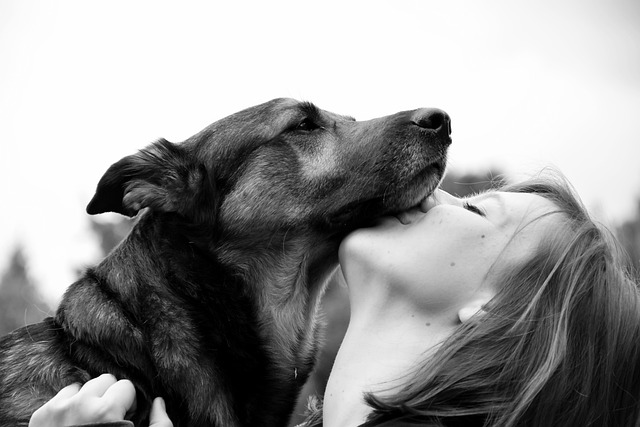
#> input picture images/black_dog.jpg, 640 x 427 px
$ python imgcrop.py
#> lines starting #> are read from the running program, lines starting #| are printed output that depends on the picture
from PIL import Image
import os

def imgcrop(input, save_path, xPieces, yPieces):
#> called with input = 'images/black_dog.jpg', save_path = 'images/cropImg/blackdog/', xPieces = 3, yPieces = 3
    filename, file_extension = os.path.splitext(input)
    im = Image.open(input)
#> im is the input picture: PIL image 640x427 RGB; min 0, max 255, mean 151.2
    imgwidth, imgheight = im.size
#> imgwidth = 640; imgheight = 427
    height = imgheight // yPieces
#> height = 142
    width = imgwidth // xPieces
#> width = 213
    for i in range(0, yPieces):
        for j in range(0, xPieces):
            box = (j * width, i * height, (j + 1) * width, (i + 1) * height)
            a = im.crop(box)
            fname = filename + "_" + str(i) + "_" + str(j) + file_extension
            savename = save_path + fname
            try:
                a.save(savename)
            except:
                pass
#> this loop made 3 passes
#> pass 1, in imgcrop, `a.save(savename)`:
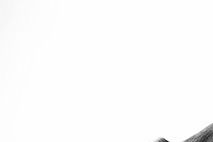
#> saved as black_dog_0_0.jpg: PIL image 213x142 RGB; min 36, max 255, mean 252.2
#> pass 1, in imgcrop, `a.save(savename)`:
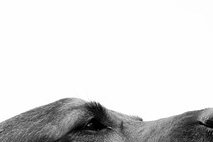
#> saved as black_dog_0_1.jpg: PIL image 213x142 RGB; min 0, max 255, mean 219.8
#> pass 1, in imgcrop, `a.save(savename)`:
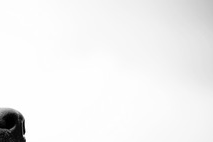
#> saved as black_dog_0_2.jpg: PIL image 213x142 RGB; min 0, max 255, mean 241.7
#> pass 2, in imgcrop, `a.save(savename)`:
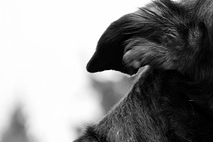
#> saved as black_dog_1_0.jpg: PIL image 213x142 RGB; min 0, max 255, mean 140.1
#> after the loop:
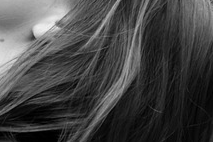
#> a: PIL image 213x142 RGB; min 0, max 242, mean 67.9

imgcrop("images/black_dog.jpg", 'images/cropImg/blackdog/' , 3, 3)

$ run again, with images/corgi.jpg copied over images/black_dog.jpg
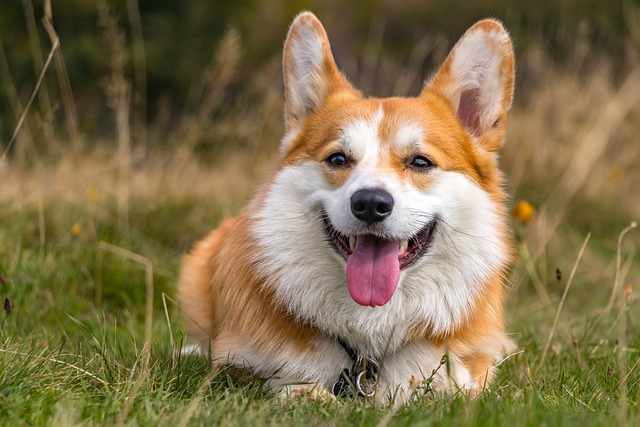
#> input picture images/corgi.jpg, 640 x 427 px
#> in imgcrop, im is the input picture: PIL image 640x427 RGB; mean R, G, B 129.2, 112.7, 76.6
#> the loop in imgcrop, `for i in range(0, yPieces):` made 3 passes
#> pass 1, in imgcrop, `a.save(savename)`:
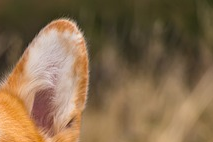
#> saved as black_dog_0_2.jpg: PIL image 213x142 RGB; mean R, G, B 132.4, 106.4, 75.7
#> after the loop in imgcrop, `for i in range(0, yPieces):`:
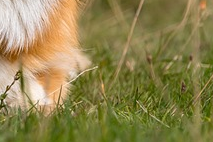
#> a: PIL image 213x142 RGB; mean R, G, B 142.9, 131.7, 78.9

$ run again, with images/md1.png saved as images/black_dog.jpg
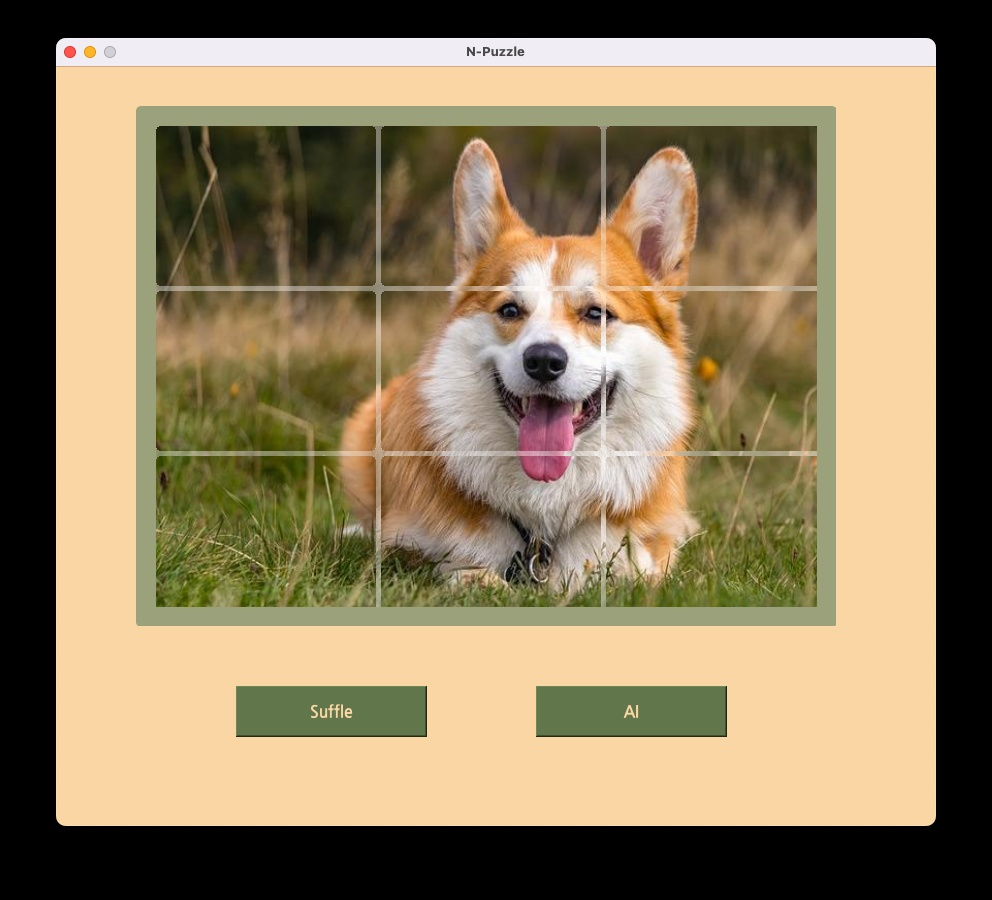
#> input picture images/md1.png, 992 x 900 px
#> in imgcrop, im is the input picture: PIL image 992x900 RGB; mean R, G, B 143.1, 126.3, 95.2
#> the loop in imgcrop, `for i in range(0, yPieces):` made 3 passes
#> pass 1, in imgcrop, `a.save(savename)`:
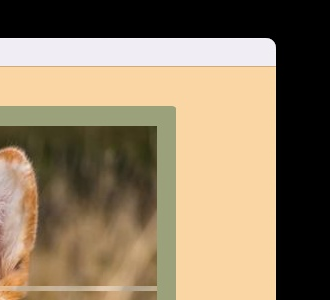
#> saved as black_dog_0_2.jpg: PIL image 330x300 RGB; mean R, G, B 141.7, 124.5, 98.7
#> after the loop in imgcrop, `for i in range(0, yPieces):`:
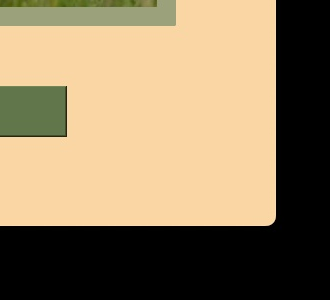
#> a: PIL image 330x300 RGB; mean R, G, B 147.1, 128.4, 97.5

$ run again, with images/md2.png saved as images/black_dog.jpg
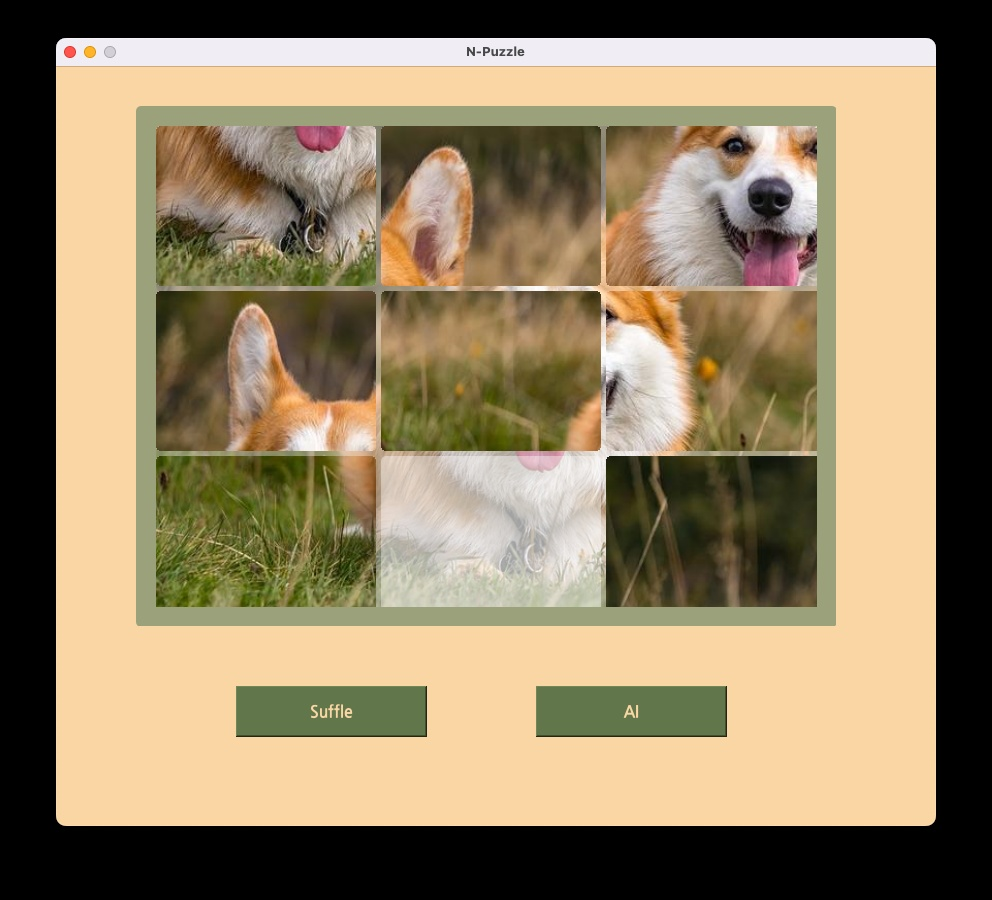
#> input picture images/md2.png, 992 x 900 px
#> in imgcrop, im is the input picture: PIL image 992x900 RGB; mean R, G, B 145.6, 129.1, 99.4
#> the loop in imgcrop, `for i in range(0, yPieces):` made 3 passes
#> pass 1, in imgcrop, `a.save(savename)`:
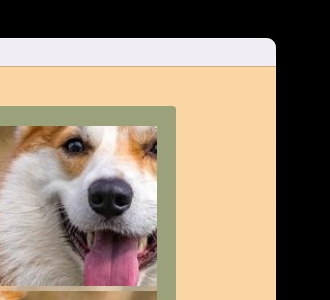
#> saved as black_dog_0_2.jpg: PIL image 330x300 RGB; mean R, G, B 151.2, 134.5, 115
#> after the loop in imgcrop, `for i in range(0, yPieces):`:
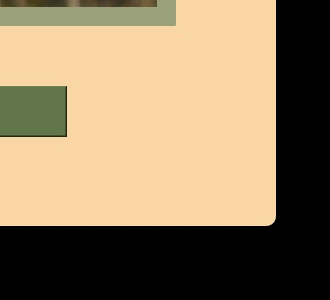
#> a: PIL image 330x300 RGB; mean R, G, B 146.9, 128, 97.5
